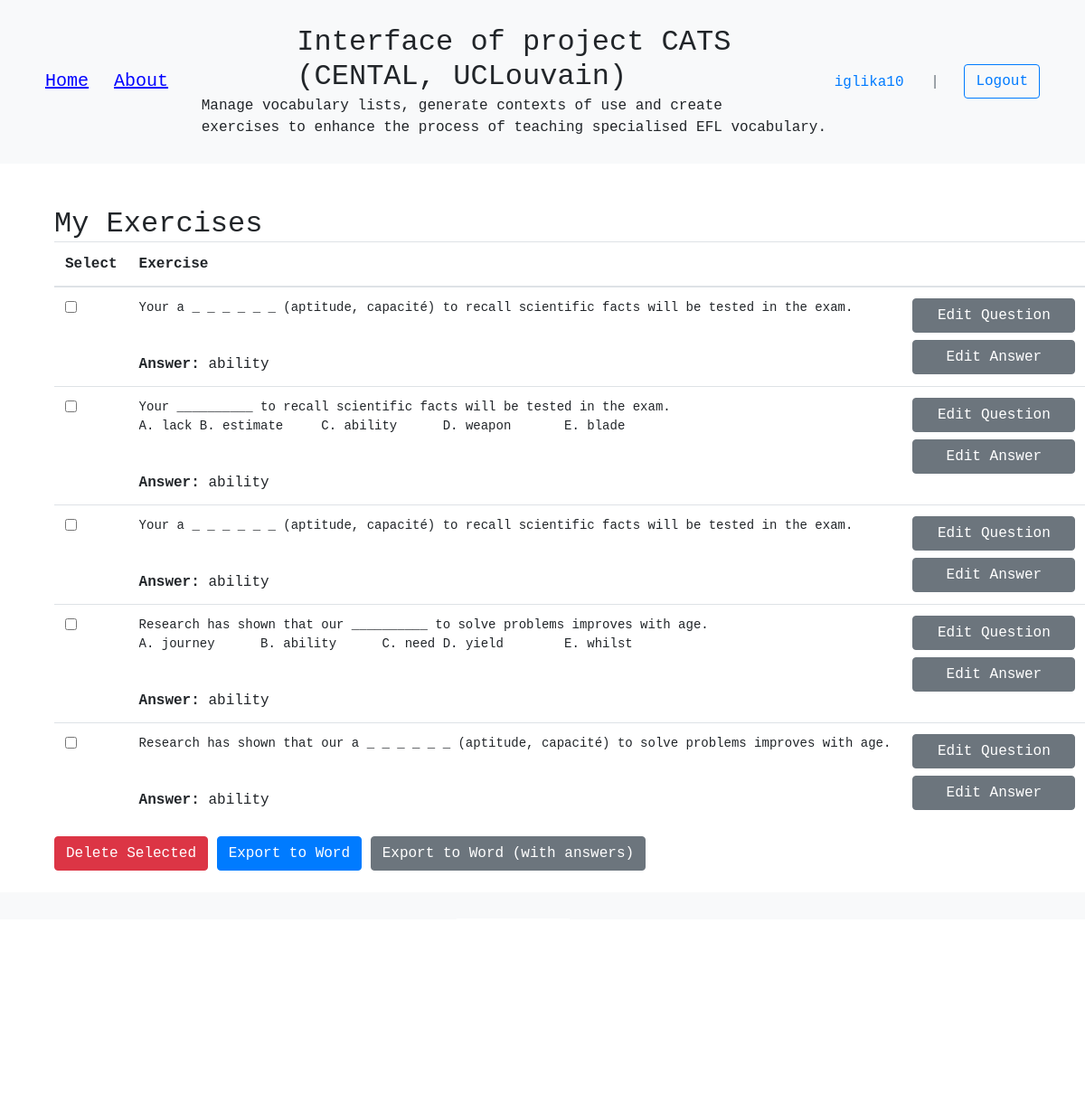
The app's page /my_exercises/iglika10 (signed in) with its own data.
### app_upd.py (models this page shows, shortened)
class User(db.Model):
    __tablename__ = 'users'
    id = db.Column(db.Integer, primary_key=True)
    username = db.Column(db.String(20), unique=True, nullable=False)
    email = db.Column(db.String(120), unique=True, nullable=False)
    password_hash = db.Column(db.String(128), nullable=False)

class Exercise(db.Model):
    __tablename__ = 'exercises'
    id = db.Column(db.Integer, primary_key=True)
    user_id = db.Column(db.Integer, db.ForeignKey('users.id'), nullable=False)
    question = db.Column(db.Text, nullable=False)
    answer = db.Column(db.String(128), nullable=False)
    exercise_type = db.Column(db.String(50), nullable=False)  # e.g., gapfill, mcq
    date_created = db.Column(db.DateTime, default=datetime.utcnow)
    user = db.relationship('User', backref=db.backref('exercises', lazy=True))

### app_upd.py (the view)
@app.route('/my_exercises/<username>')
def my_exercises(username):
    if 'username' not in session or session['username'] != username:
        return redirect(url_for('login'))
    user = User.query.filter_by(username=username).first_or_404()
    exercises = Exercise.query.filter_by(user_id=user.id).all()
    for exercise in exercises:
        exercise.question = format_options(exercise.question)
    return render_template('my_exercises.html', exercises=exercises)

### app_upd.py (called while the page is built)
@app.template_filter('escapejs')
def escapejs_filter(s):
    if s is None:
        return ''
    return json.dumps(s)[1:-1]

def format_options(question):
    pattern = r'(A\..*?)(?:\s*)(B\..*?)(?:\s*)(C\..*?)(?:\s*)(D\..*?)(?:\s*)(E\..*?)'
    match = re.search(pattern, question, re.DOTALL)
    if match:
        print("Match found:", match.groups())  # Debugging output
        formatted_options = "\t".join(match.groups())  # Join options with a tab
        formatted_question = re.sub(pattern, formatted_options, question, flags=re.DOTALL)
        print("Formatted question:", formatted_question)  # Debugging output
        return formatted_question
    print("No match found for question:", question)  # Debugging output
    return question

### templates/my_exercises.html (shortened to what this page needs)
{% extends "base.html" %}
{% block content %}
<div class="container mt-5">
    <h2 class="page-title">My Exercises</h2>
    <form method="post" id="exercises-form">
        <table class="table">
            <thead>
                <tr>
                    <th scope="col">Select</th>
                    <th scope="col">Exercise</th>
                    <th scope="col"></th>
                </tr>
            </thead>
            <tbody>
                {% for exercise in exercises %}
                <tr>
                    <td><input type="checkbox" name="selected_exercises" value="{{ exercise.id }}"></td>
                    <td>
                        <pre style="font-family:inherit">{{ exercise.question|safe }}</pre>
                        <br><strong>Answer:</strong> {{ exercise.answer }}
                    </td>
                    <td>
                        <button type="button" class="btn btn-secondary btn-block" style="width: 180px;" onclick="editExercise('{{ exercise.id }}', 'question', '{{ exercise.question|escapejs }}')">Edit Question</button>
                        <button type="button" class="btn btn-secondary btn-block" style="width: 180px;" onclick="editExercise('{{ exercise.id }}', 'answer', '{{ exercise.answer|escapejs }}')">Edit Answer</button>
                    </td>
                </tr>
                {% endfor %}
            </tbody>
        </table>
        <button type="submit" formaction="{{ url_for('delete_exercises') }}" class="btn btn-danger">Delete Selected</button>
        <button type="submit" formaction="{{ url_for('export_to_word') }}" class="btn btn-primary">Export to Word</button>
        <button type="submit" formaction="{{ url_for('export_to_word') }}" class="btn btn-secondary" onclick="includeAnswers()">Export to Word (with answers)</button>
    </form>
</div>
{% endblock %}

### templates/base.html (shortened to what this page needs)
<!DOCTYPE html>
<html lang="en">
<head>
    <link rel="stylesheet" href="{{ url_for('static', filename='styles.css') }}">
    <link rel="stylesheet" href="https://stackpath.bootstrapcdn.com/bootstrap/4.5.2/css/bootstrap.min.css">
    <link href="https://cdnjs.cloudflare.com/ajax/libs/select2/4.0.13/css/select2.min.css" rel="stylesheet" />
</head>
<body class="d-flex flex-column min-vh-100">
    <header class="navbar navbar-expand-lg navbar-light bg-light">
        <div class="container header-container">
            <div class="navbar-nav">
                <a class="navbar-brand" href="/" style="color: blue; text-decoration: underline;">Home</a>
                <a class="nav-link" href="/about" style="color: blue; text-decoration: underline;">About</a>
            </div>
            <div class="header-content">
                <h1 class="header-title">Interface of project CATS<br>(CENTAL, UCLouvain)</h1>
                <p class="header-subtitle">Manage vocabulary lists, generate contexts of use and create<br>exercises to enhance the process of teaching specialised EFL vocabulary.</p>
            </div>
            <div class="header-right">
    {% if session.username %}
    <div class="ml-auto text-right">
        <span class="username"><a href="{{ url_for('personal_space', username=session.username) }}" style="color: #007bff;">{{ session.username }}</a></span>
        <span class="vertical-bar">|</span>
        <a href="/logout" class="btn btn-outline-primary ml-2">Logout</a>
    </div>
    {% else %}
    <div class="ml-auto text-right">
        <span>You are not logged in</span>
        <a href="/login" class="btn btn-outline-success ml-2">Login</a>
        <a href="/register" class="btn btn-outline-secondary ml-2">Register</a>
    </div>
    {% endif %}
</div>
        </div>
    </header>
    <div class="container flex-grow-1">
       {% block content %}{% endblock %}
    </div>
    <footer class="footer bg-light py-3 mt-4">
        <div class="container text-center">
            <div class="footer-logos d-flex justify-content-center align-items-center">
                <img src="{{ url_for('static', filename='cental_logo.png') }}" alt="CENTAL Logo" class="cental-logo">
                <img src="{{ url_for('static', filename='ilv_logo.png') }}" alt="ILV Logo" class="ilv-logo">
                <img src="{{ url_for('static', filename='ucl_logo.png') }}" alt="UCL Logo" class="ucl-logo">
            </div>
            <p class="text-muted">© 2024 CENTAL, UCLouvain</p>
        </div>
    </footer>
</body>
</html>

### templates/base.html (style rules this page uses)
body, h1, h2, h3, h4, h5, h6, p, label, input, select, button { font-family: 'Courier New', Courier, monospace; }
.header-container { background-color: #f8f9fa; padding: 20px; display: flex; justify-content: space-between; align-items: center; }
.header-subtitle { margin: 0; padding: 0; font-size: 1rem; font-family: 'Courier New', Courier, monospace; text-align: left; }
.header-title { margin: 0; padding: 0; font-family: 'Courier New', Courier, monospace; font-size: 2rem; text-align: left; }
.page-title { font-size: 2rem; font-family: 'Courier New', Courier, monospace; text-align: left; margin: 0; padding: 0; }
.navbar-nav { display: flex; align-items: center; }
.navbar-brand, .nav-link { color: blue; text-decoration: underline; font-size: 1.25rem; font-family: 'Courier New', Courier, monospace; margin-right: 20px; }
.username { color: #007bff; margin-right: 10px; }
.vertical-bar { margin: 0 10px; color: #6c757d; }
.footer-logos img { margin: 0 15px; }
.footer-logos .cental-logo { max-height: 150px; }
.footer-logos .ilv-logo { max-height: 125px; }
.footer-logos .ucl-logo { max-height: 75px; }
html, body { height: 100%; }
.d-flex { display: flex; }
.flex-column { flex-direction: column; }
.flex-grow-1 { flex-grow: 1; }
.header-content { flex: 1; display: flex; flex-direction: column; align-items: center; }
.header-right { display: flex; align-items: center; }

### records on screen
User: username "iglika10"
Exercise: question "Your a _ _ _ _ _ _ (aptitude, capacité) to recall scientific facts will be tested in the exam.", answer "ability"
Exercise: question "Your __________ to recall scientific facts will be tested in the exam. A. lack B. estimate C. ability D. weapon E. blade", answer "ability"
Exercise: question "Your a _ _ _ _ _ _ (aptitude, capacité) to recall scientific facts will be tested in the exam.", answer "ability"
Exercise: question "Research has shown that our __________ to solve problems improves with age. A. journey B. ability C. need D. yield E. whilst", answer "ability"
Exercise: question "Research has shown that our a _ _ _ _ _ _ (aptitude, capacité) to solve problems improves with age.", answer "ability"
